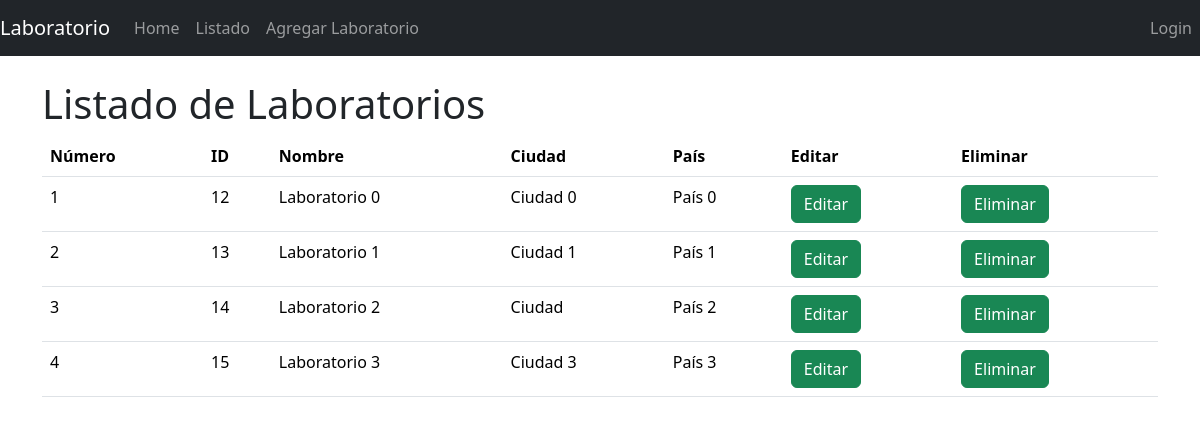
/listado/, run on the app's committed database.
### laboratorio/models.py (models this page shows, shortened)
class Laboratorio(models.Model):
    nombre = models.CharField(max_length=100)
    ciudad = models.CharField(max_length=100, default=" ")
    pais = models.CharField(max_length=100, default=" ")
    class Meta:
        ordering = ['nombre']

### laboratorio/views.py (the view)
# urls.py: path('listado/', listadoView, name ='listado'),
def listadoView(request):
    laboratorios = Laboratorio.objects.all()
    return render(request, 'listado.html', {'laboratorios': laboratorios})

### templates/listado.html (shortened to what this page needs)
{% extends "./base.html" %}
{% load static %}
{% load bootstrap5 %}
{% block content %}
<h1>Listado de Laboratorios</h1>
<table class="table container-fluid">
    <thead>
        <tr>
            <th scope="col">Número</th>
            <th scope="col">ID</th>
            <th scope="col">Nombre</th>
            <th scope="col">Ciudad</th>
            <th scope="col">País</th>
            <th scope="col">Editar</th>
            <th scope="col">Eliminar</th>
        </tr>
    </thead>
    <tbody>
        {% for item in laboratorios %}
        <tr>
            <td>{{forloop.counter}}</td>
            <td>{{ item.id }}</td>
            <td>{{ item.nombre }}</td>
            <td>{{ item.ciudad }}</td>
            <td>{{ item.pais }}</td>
            <td>
                <button type="button" class="btn btn-success" onclick="irAHome_1()">Editar</button>
            </td>
            <td>
                <button type="button" class="btn btn-success" onclick="irAHome_2()">Eliminar</button>
            </td>
        </tr>
        {% endfor %}
    </tbody>
</table>
{% endblock %}

### templates/base.html (shortened to what this page needs)
{% load static %}
<!DOCTYPE html>
<html lang="en">
<head>
    {% load bootstrap5 %}
    {% bootstrap_css %}
</head>
<body>
    {% block nav %}
    {% include 'nav.html' %}
    {% endblock nav %}
    <div class="mt-4 container">
        {% block content %}
        {% endblock content %}
    </div>
</body>
</html>

### templates/nav.html (shortened to what this page needs)
{% load bootstrap5 %}
{% bootstrap_css %}
{% block nav %}
<nav class="navbar navbar-expand-lg navbar-dark bg-dark">
    <a class="navbar-brand ml-10" href="#">Laboratorio</a>
    <div class="collapse navbar-collapse" id="navbarNav">
        <ul class="navbar-nav ml-auto">
            <li class="nav-item">
                <a class="nav-link" href="http://127.0.0.1:8000/#">Home</a>
            </li>
            <li class="nav-item">
                <a class="nav-link" href="http://127.0.0.1:8000/listado">Listado</a>
            </li>
            <li class="nav-item">
                <a class="nav-link" href="http://127.0.0.1:8000/agregar">Agregar Laboratorio</a>
            </li>
        </ul>
    </div>
    <div class="ml-auto">
        <div class="collapse navbar-collapse" id="navbarText">
            <ul class="navbar-nav mr-auto">
                {% if user.is_authenticated %}
                <li class="nav-item">
                    <a class="nav-link" href="/logout">Salir</a>
                </li>
                <li class="nav-item">
                    <a class="nav-link" href="#">Bienvenido, {{user.username}}</a>
                </li>
                {% else %}
                <li class="nav-item">
                    <a class="nav-link" href="/login">Login</a>
                </li>
                {% endif %}
            </ul>
        </div>
    </div>
</nav>
{% endblock nav %}

### data on the page
Laboratorio: id "12", nombre "Laboratorio 0", ciudad "Ciudad 0", pais "País 0"
Laboratorio: id "13", nombre "Laboratorio 1", ciudad "Ciudad 1", pais "País 1"
Laboratorio: id "14", nombre "Laboratorio 2", ciudad "Ciudad", pais "País 2"
Laboratorio: id "15", nombre "Laboratorio 3", ciudad "Ciudad 3", pais "País 3"
